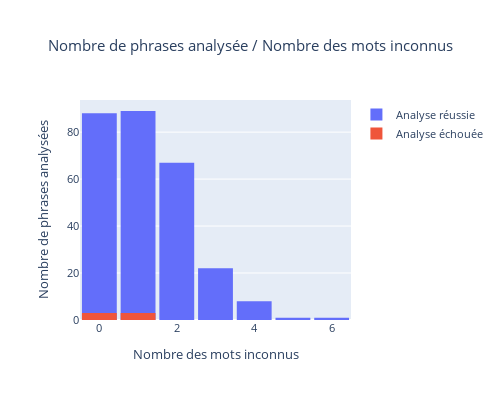

The notebook cell this image was saved under:
### Code cell
data = {'unks': d_all_nb_unks_filtered[0],
    'nb_of_parses': d_all_num_parses_filtered[0]}
df = pd.DataFrame(data)

# fig = px.histogram(
#     df, x="lengths", color="nb_of_parses",
#     title='Le nombre de phrases analysée en fonction de la longueur des phrases',
#     labels= {'lengths':'Longueur de phrase', 'nb_of_parses': 'Analyse'},
#     width=700,height=400,nbins=15,opacity=0.5)
# fig.show()

import plotly.graph_objects as go

x = df[df['nb_of_parses']>0]['unks']
y = df[df['nb_of_parses']>0]['nb_of_parses']

fig = go.Figure()
fig.add_trace(go.Histogram(histfunc="count", y=y, x=x, name="Analyse réussie",bingroup=1))
x = df[df['nb_of_parses']==0]['unks']
y = df[df['nb_of_parses']==0]['nb_of_parses']
fig.add_trace(go.Histogram(histfunc="count", y=y, x=x, name="Analyse échouée",bingroup=1))
fig.update_layout(
    title={
        'text': "Nombre de phrases analysée / Nombre des mots inconnus",
        'y':0.9,
        'x':0.5,
        'xanchor': 'center',
        'yanchor': 'top'},
    yaxis_title="Nombre de phrases analysées",
    xaxis_title="Nombre des mots inconnus",
    #legend_title="Legende:",
    font=dict(
        size=11,
    ),
    barmode="overlay",
    bargap=0.1,
    autosize=False,
    width=500,
    height=400,)
fig.show()

### Figure 1 — Plotly figure (JSON) as saved in the notebook; plotly's stock layout.template omitted (floating-point values rounded to 4 significant figures; data arrays with more than 128 entries replaced by an {"elided": "..."} marker saying what was removed)
{"data": [{"bingroup": "1", "histfunc": "count", "name": "Analyse réussie", "type": "histogram", "x": {"elided": "276 int values"}, "y": {"elided": "276 int values"}}, {"bingroup": "1", "histfunc": "count", "name": "Analyse échouée", "type": "histogram", "x": [1, 0, 1, 0, 1, 0], "y": [0, 0, 0, 0, 0, 0]}], "layout": {"autosize": false, "bargap": 0.1, "barmode": "overlay", "font": {"size": 11}, "height": 400, "title": {"text": "Nombre de phrases analysée / Nombre des mots inconnus", "x": 0.5, "xanchor": "center", "y": 0.9, "yanchor": "top"}, "width": 500, "xaxis": {"title": {"text": "Nombre des mots inconnus"}}, "yaxis": {"title": {"text": "Nombre de phrases analysées"}}}}
